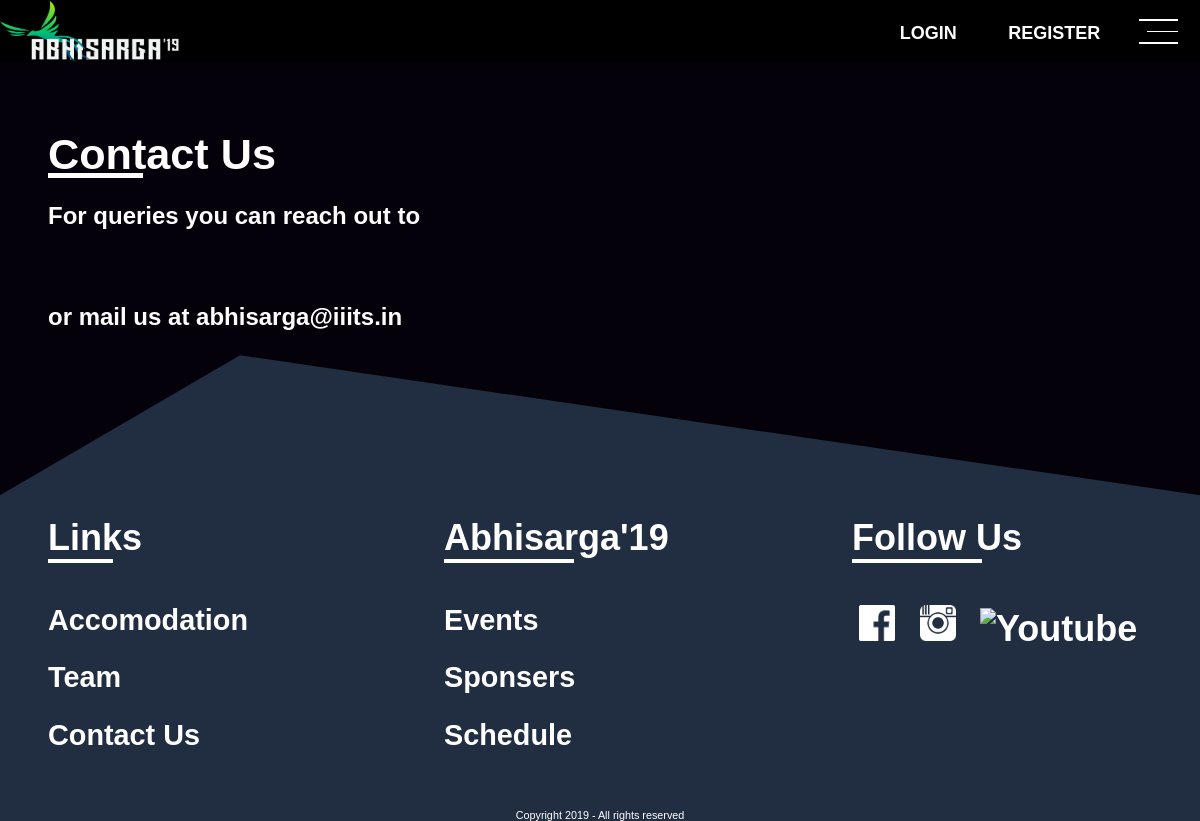
/other/contactus/, run on an earlier commit of the app's database.
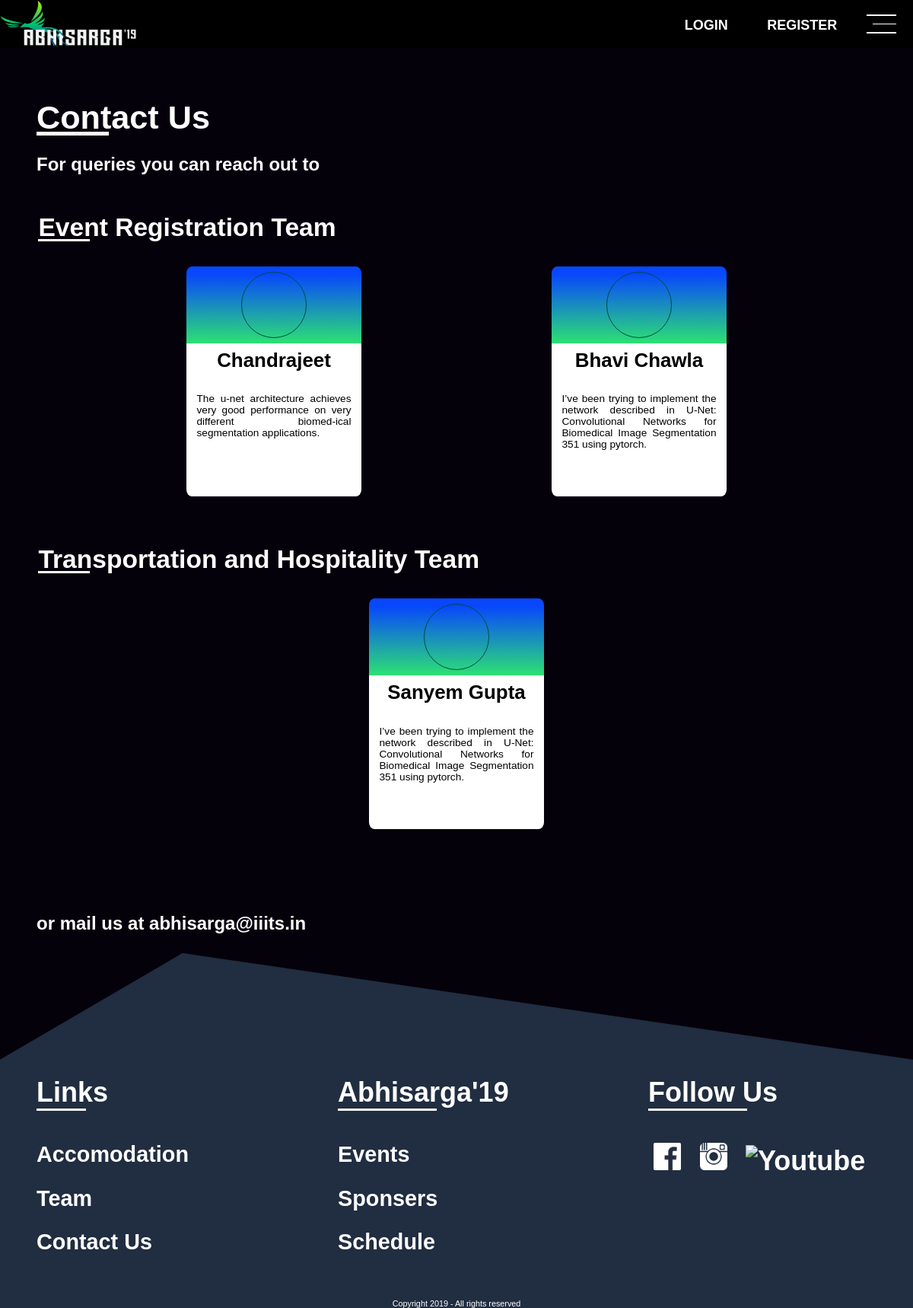
And on a later commit of the database.
### Other/models.py (models this page shows, shortened)
class TeamCategory(models.Model):
	name = models.CharField(max_length=200, null=True, blank=True)

class Volunteer(models.Model):
	category = models.ForeignKey(TeamCategory, on_delete=models.CASCADE, related_name="team")
	name = models.CharField(max_length=200, null=True, blank=True)
	avatar = models.ImageField(upload_to=get_avatar_path, null=True, blank=True)
	description = models.TextField()
	designation = models.CharField(max_length=200, null=True, blank=True)
	mobile_no = models.CharField(max_length=100, null=True, blank=True)
	email = models.CharField(max_length=100, null=True, blank=True)
	facebook_link = models.CharField(max_length=200, null=True, blank=True)
	instagram_link = models.CharField(max_length=200, null=True, blank=True)
	linkedin_link = models.CharField(max_length=200, null=True, blank=True)

### Other/views.py (the view)
def contactUs(request):
	if request.method == 'GET':
		contact_page = 'Other/contact_page.html'
		category = TeamCategory.objects.all()
		all_volunteer = list()
		for cat in category:
			volunteers = Volunteer.objects.filter(category__id=cat.id)
			all_volunteer.append({"category":cat, "volunteers":volunteers})
		return render(request, contact_page, {"objects":all_volunteer})

### Other/templates/Other/contact_page.html (shortened to what this page needs)
{% extends 'UserAuth/index.html' %}
{% load staticfiles %}
{% block link %}
<link rel="stylesheet" type="text/css" href="{% static 'assets/css/usercard.css' %}">
<link rel="stylesheet" type="text/css" href="{% static 'assets/css/contact.css' %}">
<link rel="stylesheet" type="text/css" href="{% static 'assets/css/common.css' %}">
{% endblock %}
{% block content %}
<div id="bar">
  <img src="{% static 'assets/img/default-logo.png' %}" alt="Abhisarga 2K19" id="bar-logo">
  <div id="menu" onclick="menuopen()">
    <div></div>
    <div></div>
    <div></div>
  </div>
  {% if request.user.is_authenticated %}
  <div id="login">
    <a href="{% url 'UserAuth:logout' %}">Log Out</a>
  </div>
  <div id="register">
    <a href="javascript:function()">Profile</a>
  </div>
  {% else %}
  <div id="register">
    <a href="{% url 'UserAuth:user_registration' %}">REGISTER</a>
  </div>
  <div id="login">
    <a href="{% url 'UserAuth:user_login' %}">LOGIN</a>
  </div>
  {% endif %}
</div>
<div class="contact-head">
  <h1>Contact Us</h1>
  <p>
    For queries you can reach out to
  </p>
</div>
{% for object in objects %}
<div class="contact-department">
  <h1>{{ object.category.name }}</h1>
  <div class="contact-cards">
    {% for volunteer in object.volunteers %}
    <div class="user-card">
      <div class="user-details">
        <h1>{{ volunteer.name }}</h1>
        <p>
          {{ volunteer.description }}
        </p>
      </div>
      <div class="user-full">
        <div class="user-image">
        </div>
      </div>
    </div>
    {% endfor %}
  </div>
</div>
{% endfor %}
<div class="contact-head">
  <p>
    or mail us at <a href="mailto:abhisarga@iiits.in">abhisarga@iiits.in</a>
  </p>
</div>
{% endblock %}

What changed in the data, as far as the page shows it:
added TeamCategory: category.name "Event Registration Team"
added Volunteer: name "Chandrajeet", description "The u-net architecture achieves very good performance on very different biomed-ical segmentation applications.", shown under "Event Registration Team"
added Volunteer: name "Bhavi Chawla", description "I’ve been trying to implement the network described in U-Net: Convolutional Networks for Biomedical Image Segmentation 351 using pytorch.", shown under "Event Registration Team"
added TeamCategory: category.name "Transportation and Hospitality Team"
added Volunteer: name "Sanyem Gupta", description "I’ve been trying to implement the network described in U-Net: Convolutional Networks for Biomedical Image Segmentation 351 using pytorch.", shown under "Transportation and Hospitality Team"
